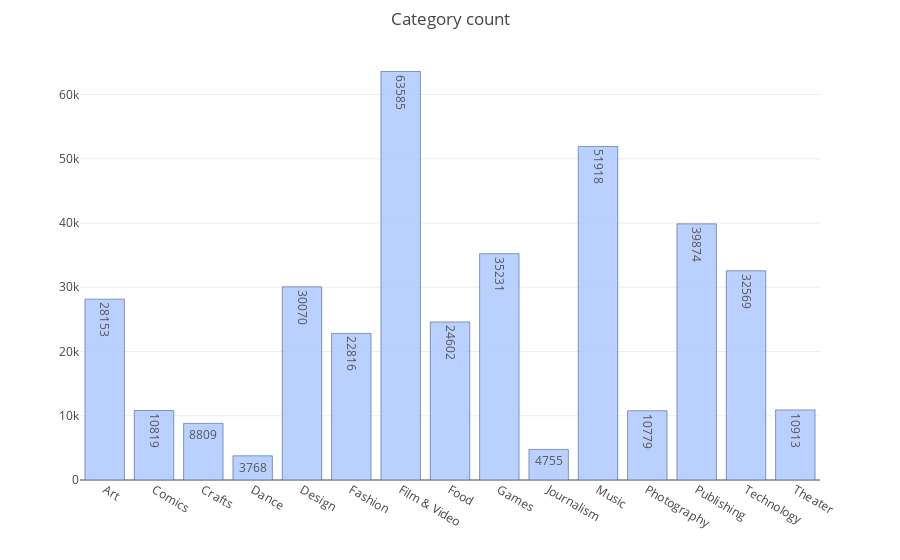

Notebook cell for this chart:
### Markdown cell above
### Now let we check your human post on what categories

### Code cell
main_category_unique, main_category_count = np.unique(df.main_category,return_counts = True)
data = [go.Bar(
            x=main_category_unique,
            y=main_category_count,
    text=main_category_count,
    textposition = 'auto',
            marker=dict(
                color='rgb(179, 204, 255)',
                line=dict(
                    color='rgb(8,48,107)',
                    width=0.5),
            ),
            opacity=0.9
)]
layout = go.Layout(
    title = 'Category count',
     margin = dict(
        t = 50
    )
)
fig = go.Figure(data = data, layout = layout)
py.iplot(fig)

### Figure 1 — Plotly figure (JSON) as saved in the notebook; plotly's stock layout.template omitted (floating-point values rounded to 4 significant figures)
{"data": [{"type": "bar", "x": ["Art", "Comics", "Crafts", "Dance", "Design", "Fashion", "Film & Video", "Food", "Games", "Journalism", "Music", "Photography", "Publishing", "Technology", "Theater"], "y": [28153, 10819, 8809, 3768, 30070, 22816, 63585, 24602, 35231, 4755, 51918, 10779, 39874, 32569, 10913], "text": [28153, 10819, 8809, 3768, 30070, 22816, 63585, 24602, 35231, 4755, 51918, 10779, 39874, 32569, 10913], "textposition": "auto", "marker": {"color": "rgb(179, 204, 255)", "line": {"color": "rgb(8,48,107)", "width": 0.5}}, "opacity": 0.9}], "layout": {"title": "Category count", "margin": {"t": 50}}}
